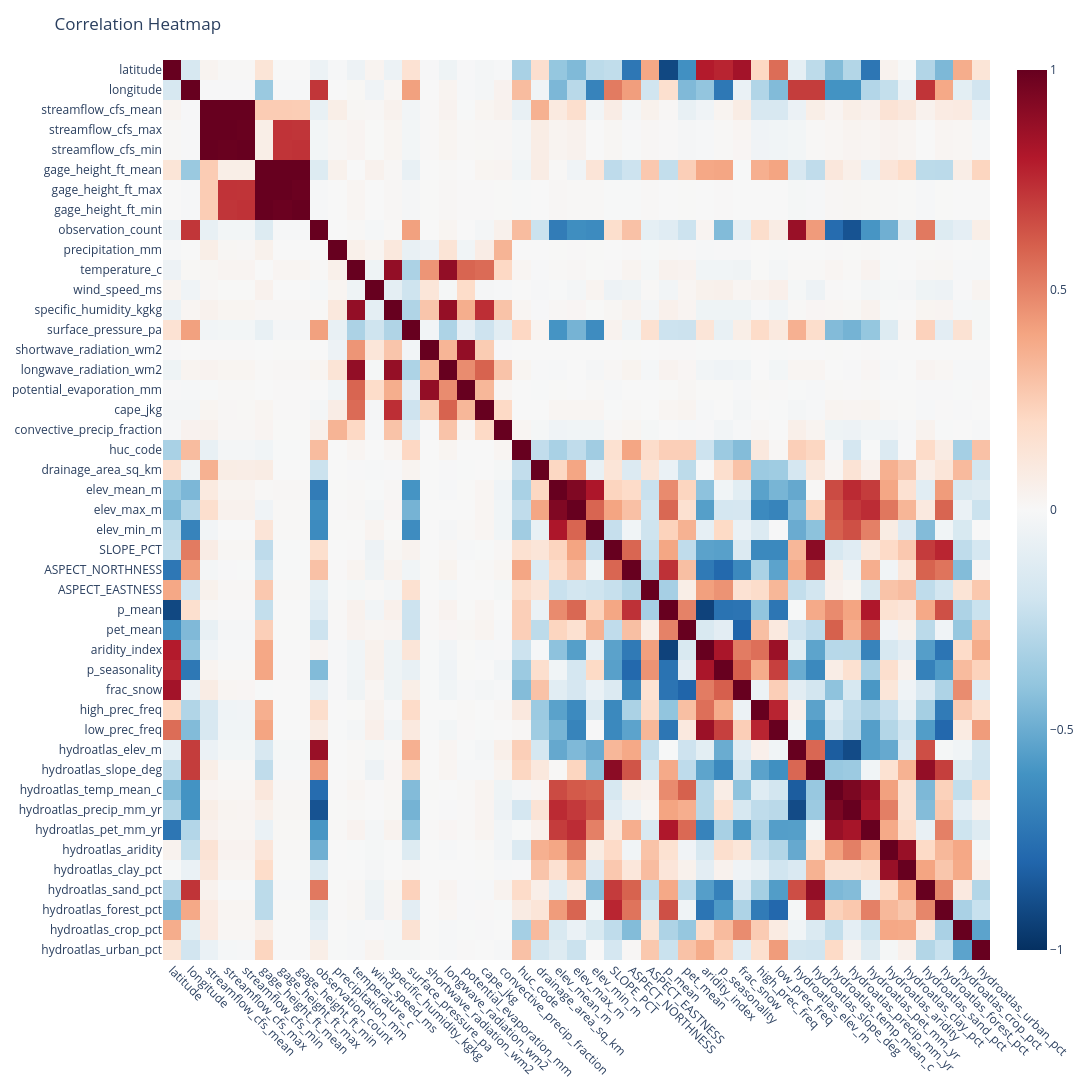

Here is the notebook cell this chart was saved with:
### Code cell
corr_pd = corr_df

n_vars = len(corr_pd.columns)

fig_size = max(600, n_vars * 25)

fig = px.imshow(
    corr_pd,
    color_continuous_scale="RdBu_r",
    zmin=-1,
    zmax=1,
    aspect="auto"
)

fig.update_layout(
    title="Correlation Heatmap",
    width=fig_size,
    height=fig_size,
    xaxis=dict(
        tickangle=45,
        automargin=True
    ),
    yaxis=dict(
        automargin=True
    )
)

fig.update_xaxes(side="bottom")

fig.show()

### Figure 1 — Plotly figure (JSON) as saved in the notebook; plotly's stock layout.template omitted (floating-point values rounded to 4 significant figures; data arrays with more than 128 entries replaced by an {"elided": "..."} marker saying what was removed)
{"data": [{"coloraxis": "coloraxis", "hovertemplate": "x: %{x}<br>y: %{y}<br>color: %{z}<extra></extra>", "name": "0", "type": "heatmap", "x": ["latitude", "longitude", "streamflow_cfs_mean", "streamflow_cfs_max", "streamflow_cfs_min", "gage_height_ft_mean", "gage_height_ft_max", "gage_height_ft_min", "observation_count", "precipitation_mm", "temperature_c", "wind_speed_ms", "specific_humidity_kgkg", "surface_pressure_pa", "shortwave_radiation_wm2", "longwave_radiation_wm2", "potential_evaporation_mm", "cape_jkg", "convective_precip_fraction", "huc_code", "drainage_area_sq_km", "elev_mean_m", "elev_max_m", "elev_min_m", "SLOPE_PCT", "ASPECT_NORTHNESS", "ASPECT_EASTNESS", "p_mean", "pet_mean", "aridity_index", "p_seasonality", "frac_snow", "high_prec_freq", "low_prec_freq", "hydroatlas_elev_m", "hydroatlas_slope_deg", "hydroatlas_temp_mean_c", "hydroatlas_precip_mm_yr", "hydroatlas_pet_mm_yr", "hydroatlas_aridity", "hydroatlas_clay_pct", "hydroatlas_sand_pct", "hydroatlas_forest_pct", "hydroatlas_crop_pct", "hydroatlas_urban_pct"], "xaxis": "x", "y": ["latitude", "longitude", "streamflow_cfs_mean", "streamflow_cfs_max", "streamflow_cfs_min", "gage_height_ft_mean", "gage_height_ft_max", "gage_height_ft_min", "observation_count", "precipitation_mm", "temperature_c", "wind_speed_ms", "specific_humidity_kgkg", "surface_pressure_pa", "shortwave_radiation_wm2", "longwave_radiation_wm2", "potential_evaporation_mm", "cape_jkg", "convective_precip_fraction", "huc_code", "drainage_area_sq_km", "elev_mean_m", "elev_max_m", "elev_min_m", "SLOPE_PCT", "ASPECT_NORTHNESS", "ASPECT_EASTNESS", "p_mean", "pet_mean", "aridity_index", "p_seasonality", "frac_snow", "high_prec_freq", "low_prec_freq", "hydroatlas_elev_m", "hydroatlas_slope_deg", "hydroatlas_temp_mean_c", "hydroatlas_precip_mm_yr", "hydroatlas_pet_mm_yr", "hydroatlas_aridity", "hydroatlas_clay_pct", "hydroatlas_sand_pct", "hydroatlas_forest_pct", "hydroatlas_crop_pct", "hydroatlas_urban_pct"], "yaxis": "y", "z": {"elided": "45x45 float values"}}], "layout": {"coloraxis": {"cmax": 1, "cmin": -1, "colorscale": [[0, "rgb(5,48,97)"], [0.1, "rgb(33,102,172)"], [0.2, "rgb(67,147,195)"], [0.3, "rgb(146,197,222)"], [0.4, "rgb(209,229,240)"], [0.5, "rgb(247,247,247)"], [0.6, "rgb(253,219,199)"], [0.7, "rgb(244,165,130)"], [0.8, "rgb(214,96,77)"], [0.9, "rgb(178,24,43)"], [1, "rgb(103,0,31)"]]}, "height": 1125, "margin": {"t": 60}, "title": {"text": "Correlation Heatmap"}, "width": 1125, "xaxis": {"anchor": "y", "automargin": true, "domain": [0, 1], "side": "bottom", "tickangle": 45}, "yaxis": {"anchor": "x", "automargin": true, "autorange": "reversed", "domain": [0, 1]}}}
